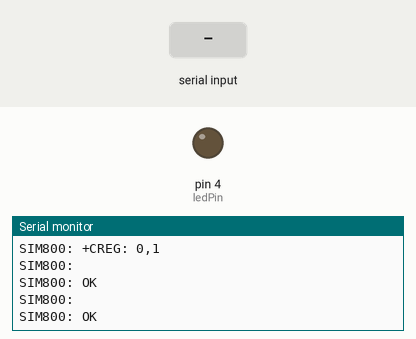
Bench run of a sketch on a simulated Arduino Uno, built with avr-gcc and run on an emulated ATmega328P. Shown: output pins drawn as LEDs (lit = HIGH), the last lines printed to the serial monitor. The inputs (shaded band) are chosen by the test bench. The modem accepts every AT command (registered, SIM ready, sends succeed) and sends nothing else.

Above: at 9.2 s.
9.3 s: "RING\n" received over the second serial link
At 9.9 s:
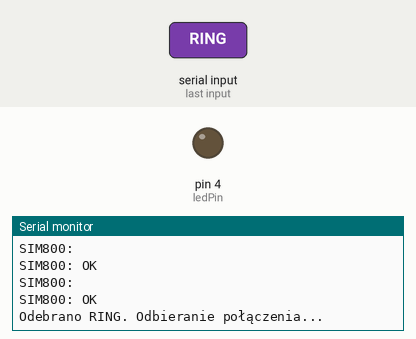
10.8 s: "+DTMF:\n" received over the second serial link
At 11.7 s:
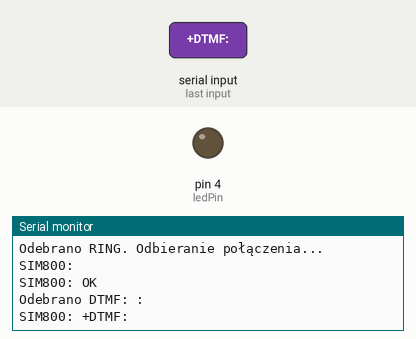

The sketch:

main.ino
```cpp
#include <SoftwareSerial.h>

SoftwareSerial sim800(7, 8);

String dtmfCode = "";
String correctCode = "1234";
bool callAnswered = false;
const int ledPin = 4;

void setup() {
  Serial.begin(9600);
  sim800.begin(9600);
  pinMode(ledPin, OUTPUT);
  digitalWrite(ledPin, LOW);

  delay(1000);

  sim800.println("AT+CPIN=\"5574\"");
  delay(3000);

  bool registered = false;
  while (!registered) {
    sim800.println("AT+CREG?");
    delay(1000);
    if (sim800.available()) {
      String netStatus = sim800.readStringUntil('\n');
      if (netStatus.indexOf("+CREG: 0,1") != -1 || netStatus.indexOf("+CREG: 0,5") != -1) {
        registered = true;
        Serial.println("Zalogowano do sieci");
      }
    }
  }

  sim800.println("AT+DDET=1");
}

void loop() {
  if (sim800.available()) {
    String response = sim800.readStringUntil('\n');
    response.trim();

    if (response == "RING" && !callAnswered) {
      Serial.println("Odebrano RING. Odbieranie połączenia...");
      sim800.println("ATA");
      callAnswered = true;
      delay(1000);
      return;
    }

    if (response.startsWith("+DTMF:")) {
      char digit = response.charAt(response.length() - 1);
      Serial.println("Odebrano DTMF: " + String(digit));
      dtmfCode += digit;

      if (dtmfCode.length() == 4) {
        if (dtmfCode == correctCode) {
          Serial.println("Poprawny kod.");
          sim800.println("ATH");
          digitalWrite(ledPin, HIGH);
          delay(5000);
          digitalWrite(ledPin, LOW);
        } else {
          Serial.println("Niepoprawny kod.");
          sim800.println("ATH");
        }

        dtmfCode = "";
        callAnswered = false;
      }
    }

    Serial.println("SIM800: " + response);
  }
}
```

Measured:
- after the input at 9.3 s, the serial monitor: prints a new line at once (image 1)
- after the input at 10.8 s, the serial monitor: prints a new line at once (image 2)
